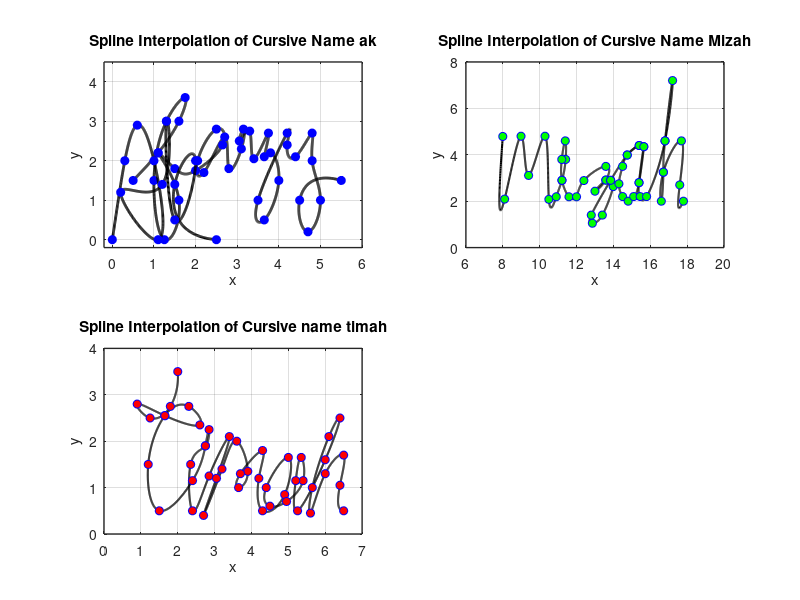

MATLAB code for this plot:
% Define data points for x and y coordinates
x = [0.5 1.1 1.6 1.75 1.3 1 1.25 1.6 1.1 1.5 2 2.65 2.5 2.05 2.2 2.7 2.8 3.1 3.15 3.05 3.3 3.4 3.75 3.65 3.8 4 3.65 3.5 4.2 4.2 4.4 4.8 4.8 5 4.7 4.5 5.5];
y = [1.5 2.2 3 3.6 3 1.5 0 1 2.2 1.8 1.75 2.4 2.8 2 1.7 2.6 1.8 2.3 2.8 2.5 2.75 2.05 2.7 2.1 2.2 1.5 0.5 1 2.7 2.4 2.1 2.7 2 1 0.2 1 1.5];

n = length(x);
t = 0:n-1; % Parametric coordinate t
tt = 0:0.01:n-1; % More dense coordinate tt for spline interpolation

% Compute spline interpolation
 xx = spline(t, x, tt);
 yy = spline(t, y, tt);

 % Plot settings
 figure(1)
 subplot(2,2,1);
 plot(xx, yy, 'k', 'LineWidth', 2) % plot spline
 hold on
 plot(x, y, 'bo', 'MarkerFaceColor', 'b') % plot data points
 axis([-0.2 6 -0.2 4.5])
 grid on
 title('Spline Interpolation of Cursive Name Farzy')
 xlabel('x')
 ylabel('y')
 set(gca, 'FontSize', 10, 'LineWidth', 1)
 grid on

  % Define data points for x and y coordinates
x = [8 8.1 8.99 9.4 10.29 10.5 10.9 11.21 11.41 11.39 11.2 11.21 11.59 12 12.4 13.59 13.59 13 13.59 13.85 13.99 13.4 12.86 12.8 13.85 14.75 15.4 15.65 15.4 14.75 14.5 14.3 14.5 14.8 15.1 15.39 15.65 15.39 15.45 15.8 16.8 17.21 16.8 16.71 16.6 16.71 17.69 17.6 17.8];
y = [4.79 2.09 4.8 3.11 4.8 2.08 2.19 2.9 3.8 4.6 3.8 2.9 2.19 2.19 2.89 3.5 2.91 2.43 2.91 2.9 2.63 1.4 1.05 1.4 2.9 3.99 4.4 4.35 4.4 3.99 3.5 2.75 2.2 2 2.2 2.8 4.35 2.8 2.2 2.2 4.6 7.2 4.6 3.25 2 3.25 4.6 2.7 2];

n = length(x);
t = 0:n-1; % Parametric coordinate t
tt = 0:0.01:n-1; % More dense coordinate tt for spline interpolation

% Compute spline interpolation
xx = spline(t, x, tt);
yy = spline(t, y, tt);

% Plot settings
figure(1)
subplot(2,2,2);
plot(xx, yy, 'k', 'LineWidth', 1.5) % plot spline
hold on
plot(x, y, 'bo', 'MarkerFaceColor', 'g') % plot data points
axis([6 20 0 8])
grid on
title('Spline Interpolation of Cursive Name Mizah')
xlabel('x')
ylabel('y')
set(gca, 'FontSize', 10, 'LineWidth', 1)
grid on

% Data for the name 'timah'
x3 = [2 1.8 1.25 0.9 1.65 2.6 2.3 1.65 1.2 1.5... % for letter 't'
    2.4 2.75 2.85 2.75 2.35 2.4... % for letter 'i'
    2.85 3.4 3.05 2.7 3.2 3.6 3.9 3.65 3.7 4.3 4.2 4.3... % for letter 'm'
    4.9 5 4.4 4.5 4.95 5.4 5.35 5.2 5.25... % for letter 'a'
    6 6.4 6.1 5.65 5.6 6 6.5 6.4 6.5]; % for letter 'h'
y3 = [3.5 2.75 2.5 2.8 2.55 2.35 2.75 2.55 1.5 0.5... % for letter 't'
    1.15 1.9 2.25 1.9 1.5 0.5... % for letter 'i'
    1.25 2.1 1.2 0.4 1.4 2 1.35 1 1.3 1.8 1.2 0.5... % for letter 'm'
    0.85 1.65 1 0.6 0.7 1.15 1.65 1.15 0.5... %for letter 'a'
    1.6 2.5 2.1 1 0.45 1.3 1.7 1.05 0.5]; %for letter 'h'

n = length(x3);
t3 = 0:n-1;
tt3 = 0:0.01:n-1;

xx3 = spline(t3, x3, tt3);
yy3 = spline(t3, y3, tt3);

% plotting the names
figure (1)
subplot(2,2,3);
plot (xx3, yy3, 'k', 'LineWidth', 1.5)
hold on
plot (x3, y3, 'bo', 'MarkerFaceColor','r')
axis([0 7 0 4])
grid on
title ('Spline Interpolation of Cursive name timah')
xlabel('x')
ylabel('y')
set (gca, 'Fontsize', 10, 'LineWidth', 1)
grid on

% Data name for afdieka
x = [0 0.3 0.6 1 1.1 0.2 1.2 1.3 1.5 2 1.5 2.5];
y = [0 2 2.9 2 0 1.2 1.4 3 0.5 2 1.4 0];

n = length(x);
t = 0:n-1; % Parametric coordinate t
tt = 0:0.01:n-1; % More dense coordinate tt for spline interpolation

% Compute spline interpolation
 xx = spline(t, x, tt);
 yy = spline(t, y, tt);

 % Plot settings
 figure(1)
 subplot(2,2,1);
 plot(xx, yy, 'k', 'LineWidth', 2) % plot spline
 hold on
 plot(x, y, 'bo', 'MarkerFaceColor', 'b') % plot data points
 axis([-0.2 6 -0.2 4.5])
 grid on
 title('Spline Interpolation of Cursive Name ak')
 xlabel('x')
 ylabel('y')
 set(gca, 'FontSize', 10, 'LineWidth', 1)
 grid on
